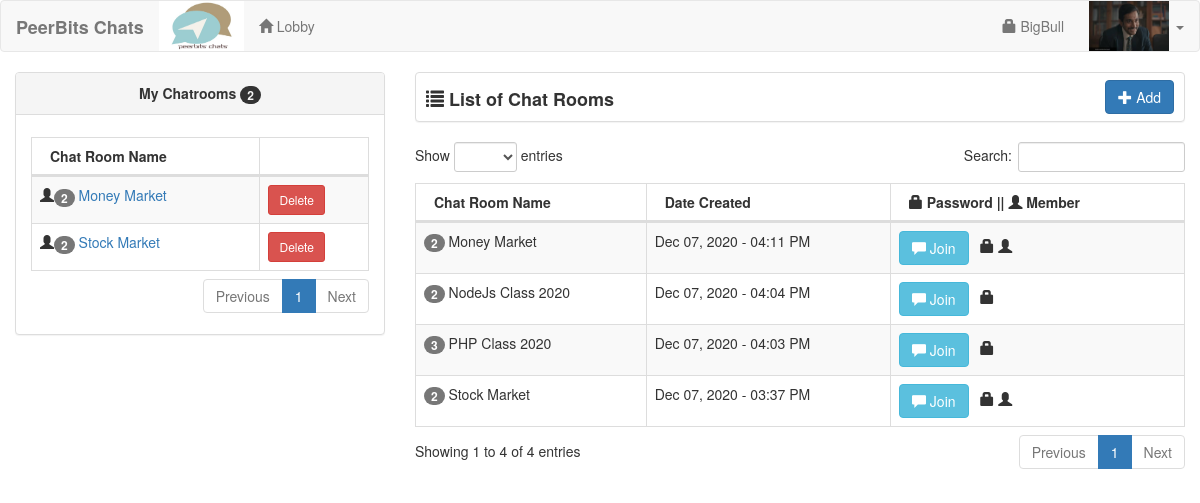
Screenshot of /user/ (signed in) with the database file from the repository.
### tables this page shows
CREATE TABLE `user` (
  `userid` int(11) NOT NULL,
  `username` varchar(30) NOT NULL,
  `password` varchar(150) NOT NULL,
  `uname` varchar(60) NOT NULL,
  `photo` varchar(200) NOT NULL,
  `access` int(1) NOT NULL
);

CREATE TABLE `chat_member` (
  `chat_memberid` int(11) NOT NULL,
  `chatroomid` int(11) NOT NULL,
  `userid` int(11) NOT NULL
);

CREATE TABLE `chatroom` (
  `chatroomid` int(11) NOT NULL,
  `chat_name` varchar(60) NOT NULL,
  `date_created` datetime NOT NULL,
  `chat_password` varchar(30) NOT NULL,
  `userid` int(11) NOT NULL
);

### user/session.php (called while the page is built, shortened)
<?php
	include('../conn.php');
	$sq=mysqli_query($conn,"select * from `user` where userid='".$_SESSION['id']."'");
	$srow=mysqli_fetch_array($sq);
	$user=$srow['username'];
?>

### user/chatlist.php (the view, shortened to what this page needs)
<div class="col-lg-8">
    <div class="panel panel-default" style="height:50px;">
		<span style="font-size:18px; margin-left:10px; position:relative; top:13px;"><strong><span class="glyphicon glyphicon-list"></span> List of Chat Rooms</strong></span>
		<div class="pull-right" style="margin-right:10px; margin-top:7px;">
			<a href="#add_chatroom" data-toggle="modal" class="btn btn-primary"><span class="glyphicon glyphicon-plus"></span> Add</a>
		</div>
	</div>
	<table width="100%" class="table table-striped table-bordered table-hover" id="chatRoom">
        <thead>
            <tr>
                <th>Chat Room Name</th>
				<th>Date Created</th>
				<th><span class="glyphicon glyphicon-lock"></span> Password || <span class="glyphicon glyphicon-user"></span> Member</th>
			</tr>
		</thead>
		<tbody>
		<?php
			$query=mysqli_query($conn,"select * from chatroom order by date_created desc");
			while($row=mysqli_fetch_array($query)){
			?>
			<tr>
				<td>
					<?php
					$num=mysqli_query($conn,"select * from chat_member where chatroomid='".$row['chatroomid']."'");
					?>
					<span class="badge"><?php echo mysqli_num_rows($num); ?></span> <?php echo $row['chat_name']; ?>
				</td>
				<td><?php echo date('M d, Y - h:i A', strtotime($row['date_created'])); ?></td>
				<td><button value="<?php echo $row['chatroomid']; ?>" class="btn btn-info join_chat"><span class="glyphicon glyphicon-comment"></span> Join</button> &nbsp;
					<?php
					if (!empty($row['chat_password'])){
						echo '<span class="glyphicon glyphicon-lock"></span>&nbsp;';
					}
					$qq=mysqli_query($conn,"select * from chat_member where chatroomid='".$row['chatroomid']."' and userid='".$_SESSION['id']."'");
					if (mysqli_num_rows($qq)>0){
						echo '<span class="glyphicon glyphicon-user"></span>';
					}
					?>
				</td>
			</tr>
			<?php
			}
		?>
        </tbody>
    </table>
</div>

### user/header.php (shortened to what this page needs)
<!DOCTYPE html>
<html>
<head>
	<link rel="stylesheet" href="https://maxcdn.bootstrapcdn.com/bootstrap/3.3.6/css/bootstrap.min.css" />
	<link href="../css/dataTables.bootstrap.css" rel="stylesheet">
	<link href="../css/dataTables.responsive.css" rel="stylesheet">
</head>

### user/index.php (shortened to what this page needs)
<?php include('session.php'); ?>
<?php include('header.php'); ?>
<body>
<?php include('navbar.php'); ?>
<div class="container-fluid">
	<div class="row">
		<?php include('mychat.php'); ?>
		<?php include('chatlist.php'); ?>
	</div>
</div>
</html>

### user/navbar.php (shortened to what this page needs)
<?php
	$query1=mysqli_query($conn,"select * from `user` where userid='".$_SESSION['id']."'") or die(mysqli_error());
	$srows=mysqli_fetch_array($query1);
	?>
  <nav class="navbar navbar-default">
    <div class="container-fluid">
		<div class="navbar-header">
			<a class="navbar-brand" href=""><strong>PeerBits Chats</strong></a><a href=""><img src="../img/logo.jpg" width="85px" height="50px"></a>
		</div>
		<ul class="nav navbar-nav">
			<li><a href="index.php"><span class="glyphicon glyphicon-home"></span> Lobby</a></li>
		</ul>
		<ul class="nav navbar-nav navbar-right">
			<li><a href="#account" data-toggle="modal"><span class="glyphicon glyphicon-lock"></span> <?php echo $user; ?></a></li>
			<li><img src="../<?php if(empty($srows['photo'])){echo "upload/profile.jpg";}else{echo $srows['photo'];} ?>" style="height:50px; width:80px; position:relative;  left:10px;"></li>
			<li class="dropdown">
				<a class="dropdown-toggle" data-toggle="dropdown" href="#"><span class="caret"></span></a>
			</li>
		</ul>
	</div>
</nav>

### user/mychat.php
<div class="col-lg-4">
	<div class="panel panel-default">
	<?php
		$me=mysqli_query($conn,"select * from chat_member left join chatroom on chatroom.chatroomid=chat_member.chatroomid where chat_member.userid='".$_SESSION['id']."' order by chatroom.date_created desc");
		$numme=mysqli_num_rows($me);
	?>
		<div class="panel-heading"><center><strong>My Chatrooms <span class="badge"><?php echo $numme; ?></span></strong></center></div>
		<div class="panel-body">
		<table width="100%" class="table table-striped table-bordered table-hover" id="myChatRoom">
			<thead>
			<th>Chat Room Name</th>
			<th></th>
			</thead>
			<tbody>
			<?php
				$my=mysqli_query($conn,"select * from chat_member left join chatroom on chatroom.chatroomid=chat_member.chatroomid where chat_member.userid='".$_SESSION['id']."' order by chatroom.date_created desc");
					while($myrow=mysqli_fetch_array($my)){
						$nq=mysqli_query($conn,"select * from chat_member where chatroomid='".$myrow['chatroomid']."'");
						?>
						<tr>
							<td><span class="glyphicon glyphicon-user"></span><span class="badge"><?php echo mysqli_num_rows($nq); ?></span> <a href="chatroom.php?id=<?php echo $myrow['chatroomid']; ?>"><?php echo $myrow['chat_name']; ?></a></td>
							<td>
								<?php
									$memb=mysqli_query($conn,"select * from chatroom where userid='".$_SESSION['id']."' and chatroomid='".$myrow['chatroomid']."'");
									if (mysqli_num_rows($memb)>0){
										?>
										<button type="button" class="btn btn-danger btn-sm delete2" value="<?php echo $myrow['chatroomid']; ?>">Delete</button>
										<?php
									}
									else{
										?>
										<button type="button" class="btn btn-warning btn-sm leave2" value="<?php echo $myrow['chatroomid']; ?>">Leave</button>
										<?php
									}
								?>
							</td>
						</tr>
						<?php
					}
			?>
			</tbody>
		</table>
		</div>
	</div>
</div>

### user/chatlist.php (style rules this page uses)
body { background-image: url('../img/chatbubble.jpg'); background-repeat: no-repeat; background-attachment: fixed; background-size: 100% 150%; }

### rows the page displays
user: username "BigBull", photo (picture)
chat_member: mysqli_num_rows($nq) "2", chatroomid.chat_name "Money Market"
chat_member: mysqli_num_rows($nq) "2", chatroomid.chat_name "Stock Market"
chatroom: mysqli_num_rows($num) "2", chat_name "Money Market", date_created "Dec 07, 2020 - 04:11 PM", $row['chatroomid'] 10 (drawn)
chatroom: mysqli_num_rows($num) "2", chat_name "NodeJs Class 2020", date_created "Dec 07, 2020 - 04:04 PM", $row['chatroomid'] 9 (drawn)
chatroom: mysqli_num_rows($num) "3", chat_name "PHP Class 2020", date_created "Dec 07, 2020 - 04:03 PM", $row['chatroomid'] 8 (drawn)
chatroom: mysqli_num_rows($num) "2", chat_name "Stock Market", date_created "Dec 07, 2020 - 03:37 PM", $row['chatroomid'] 7 (drawn)

### other values shown
$numme "2"
